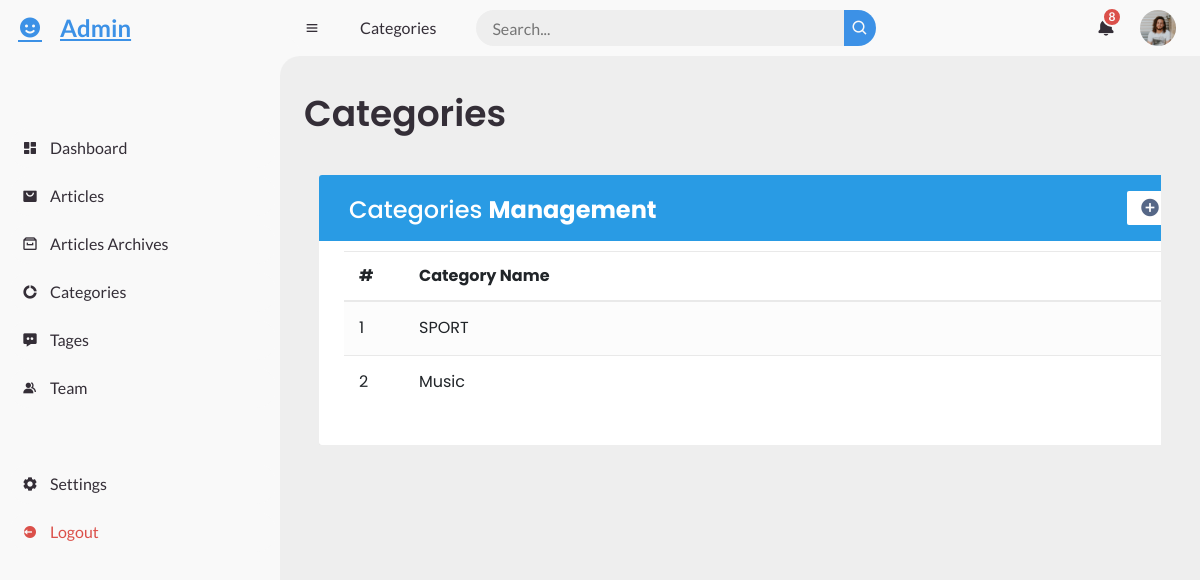
The page /?route=categories_page (signed in) on the database as committed earlier.
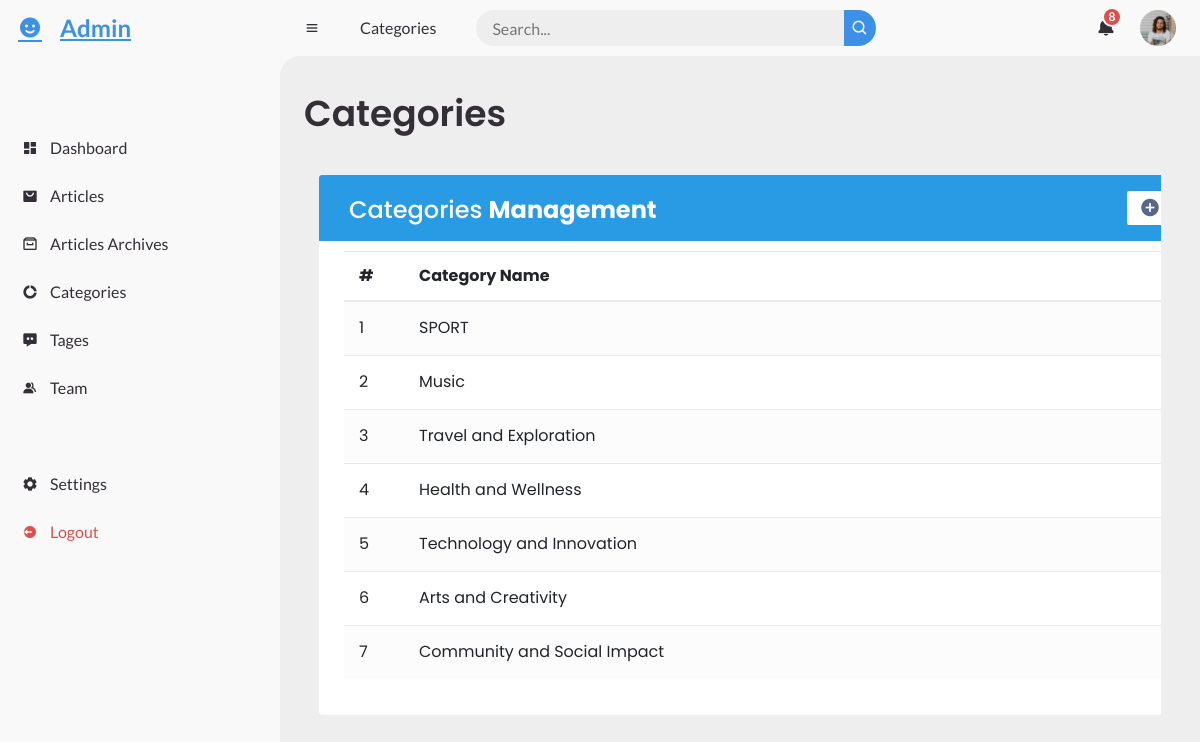
The same page on the database as committed later.
### tables this page shows
CREATE TABLE `cateroies` (
  `id` int(11) NOT NULL,
  `name` varchar(255) NOT NULL
);

### App/Models/Database.php (called while the page is built, shortened)
<?php
class Database {
    private $db;
    private $host = 'localhost:3307';
    private $dbname = 'wikidb';
    private $username = 'root';
    private $password = '';
    public function __construct() {
        try {
            $this->db = new PDO("mysql:host=$this->host;dbname=$this->dbname", $this->username, $this->password);
            $this->db->setAttribute(PDO::ATTR_ERRMODE, PDO::ERRMODE_EXCEPTION);
        } catch (PDOException $e) {
            die('Erreur de connexion à la base de données : ' . $e->getMessage());
        }
    }
    public function getConnexion() {
        return $this->db;
    }
}
?>

### App/Models/Categories.php (called while the page is built, shortened)
<?php
class Categories {
    public $db;
    public function __construct() {
        $connexion = new Database();
        $this->db = $connexion->getConnexion();
    }
    public function getCategory(){
        try{
            $stmt = $this->db->prepare("SELECT * FROM `cateroies`");
            $stmt->execute();
            $result = $stmt->fetchAll(PDO::FETCH_ASSOC);
            return $result;
        }
        catch (PDOException){
            return false;
        }
    }
}

### View/Admin/categories.php (the view, shortened to what this page needs)
<!DOCTYPE html>
<html lang="en">
<head>
	<link href='https://unpkg.com/boxicons@2.0.9/css/boxicons.min.css' rel='stylesheet'>
<link rel="stylesheet" href="https://stackpath.bootstrapcdn.com/bootstrap/4.5.0/css/bootstrap.min.css">
<link rel="stylesheet" href="https://maxcdn.bootstrapcdn.com/font-awesome/4.7.0/css/font-awesome.min.css">
<link rel="stylesheet" href="assets/dashboard/assets/css/dashboard.css">
</head>
<body>
	<section id="sidebar">
	<?php
			include "../View/Admin/nav.php";
		?>
	</section>
	<section id="content">
		<nav>
			<i class='bx bx-menu' ></i>
			<a  class="nav-link">Categories</a>
			<form action="#">
				<div class="form-input">
					<input type="search" placeholder="Search...">
					<button type="submit" class="search-btn"><i class='bx bx-search' ></i></button>
				</div>
			</form>
			<a  class="notification">
				<i class='bx bxs-bell' ></i>
				<span class="num">8</span>
			</a>
			<a  class="profile">
			<img src="assets/dashboard/assets/img/people.png">
			</a>
		</nav>
		<main>
			<div class="head-title">
				<div class="left">
					<h1>Categories</h1>
				</div>
			</div>
			<div class="container-xl">
				<div class="table-responsive">
					<div class="table-wrapper">
						<div class="table-title">
							<div class="row">
								<div class="col-sm-5">
									<h2>Categories <b>Management</b></h2>
								</div>
								<div class="col-sm-7">
									<a href="?route=page_add_category" class="btn btn-secondary"><i class="material-icons">&#xE147;</i> <span>Add New Product</span></a>
								</div>
							</div>
						</div>
						<table class="table table-striped table-hover">
							<thead>
								<tr>
									<th>#</th>
									<th>Category Name</th>
									<th></th>
									<th></th>
									<th></th>
									<th></th>
								</tr>
							</thead>
							<tbody>
							<?php
							$number = 0 ;
							foreach ($results as $result):
							$number++;
							?>
								<tr>
									<td><?= $number ?></td>
									<td><?= $result['name'] ?></td>
									<td></td>
									<td></td>
									<td></td>
									<td></td>
								</tr>
								<?php  endforeach  ?>
							</tbody>
						</table>
					</div>
				</div>
			</div>
		</main>
	</section>
</body>
</html>

Rows that differ between the two databases and show on the page:
added cateroies: name "Travel and Exploration"
added cateroies: name "Health and Wellness"
added cateroies: name "Technology and Innovation"
added cateroies: name "Arts and Creativity"
added cateroies: name "Community and Social Impact"
